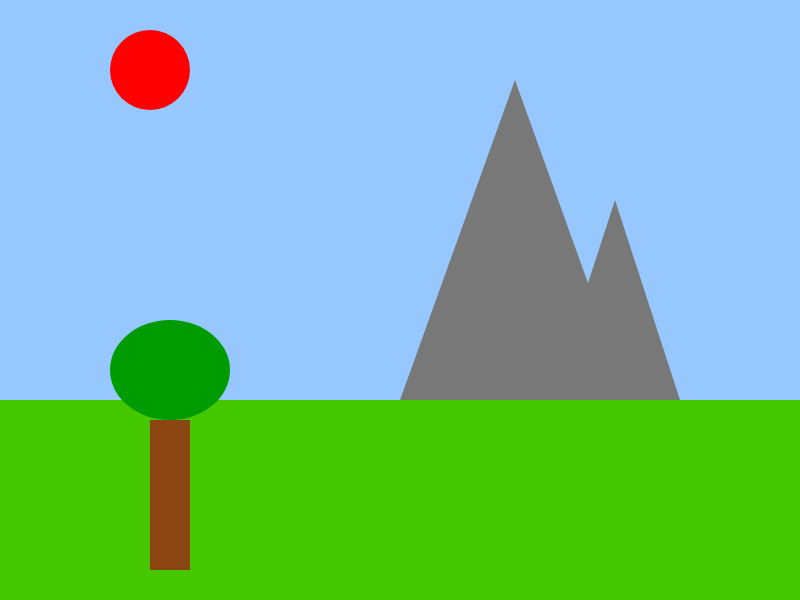
Frame 1 (no input)
Frame 60 (no input): identical to frame 1, image omitted
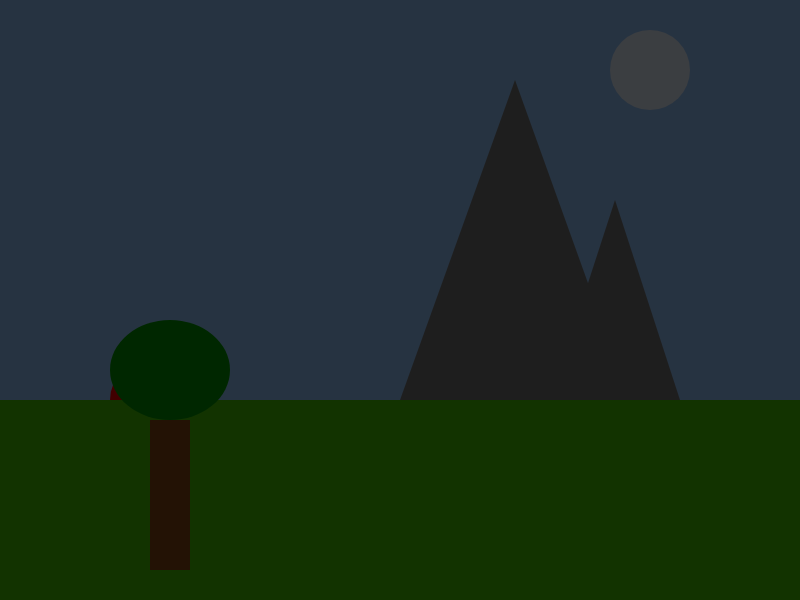
Frame 120 (the mouse pressed at the canvas centre since frame 60)

The p5.js sketch that drew these frames (run headless with seeded random() and noise() and a simulated clock; from frame 60 on, the mouse is pressed at the canvas centre):

// p5.js sketch
// ── sketch.js
var groundHeight;
var mountain1;
var mountain2;

var tree;

var moon;
var sun;
var darkness;

function setup()
{
	createCanvas(800, 600);
	//set the groundHeight proportional to the canvas size
	groundHeight = (height / 3) * 2;

	//initalise the mountain objects with properties to help draw them to the canvas
	mountain1 = {
		x: 400,
		y: groundHeight,
		height: 320,
		width: 230
	};
	mountain2 = {
		x: 550,
		y: groundHeight,
		height: 200,
		width: 130
	};

	//initalise the tree object
	tree = {
		x: 150,
		y: groundHeight + 20,
		trunkWidth: 40,
		trunkHeight: 150,
		canopyWidth: 120,
		canopyHeight: 100
	};

    //initalise the sun 
	sun = {
		x: 150,
		y: 70,
		diameter: 80,
		brightness : 255
	};
    
    //TASK: intialise a moon object with an extra property for brightness

	moon ={
		x: 650,
		y: 70,
		diameter: 80,
		brightness: 0
	}


	//set the initial darkness
	darkness = 0;
}



function draw()
{
	//TASK: update the values for the moons brightness, the sun's position and the darkness.
	//You can either map this to the mouse's location (i.e. the futher left the mouse is the more daylight) or you can just change the values gradually over time.



	//draw the sky
	background(150, 200, 255);
	noStroke();  

	//draw the sun
	fill(255, sun.brightness, 0);
	ellipse(sun.x, sun.y, sun.diameter);
    
    //TASK: you'll need to draw the moon too. Make sure you use brightness to adjust the colour
	fill(255, 255, 255, moon.brightness);
	ellipse(moon.x, moon.y, moon.diameter);

	//draw the ground and make it green
	fill(70, 200, 0);
	rect(0, groundHeight, width, height - groundHeight);

	//draw the mountains
	fill(120);
	triangle(mountain1.x, mountain1.y,
		mountain1.x + mountain1.width, mountain1.y,
		mountain1.x + (mountain1.width / 2), mountain1.y - mountain1.height);

	triangle(mountain2.x, mountain2.y,
		mountain2.x + mountain2.width, mountain2.y,
		mountain2.x + (mountain2.width / 2), mountain2.y - mountain2.height);
    
    //TASK: You can draw the tree yourself
	fill(139,69,19);
	rect(tree.x, tree.y, tree.trunkWidth, tree.trunkHeight);
	fill(0,155,0);
	ellipse(tree.x + (tree.trunkWidth / 2), tree.y - (tree.canopyHeight / 2), tree.canopyWidth, tree.canopyHeight);
    

	//TASK: make the scene dark by drawing a rectangle that covers the whole canvas.
	//Use the alpha value of fill to determine how dark to make it
	fill(0,0,0,darkness);
	rect(0,0,800,600);

}

function mouseMoved(){
	//TASK: use the mouse's position to update the sun's position

	sun.y = max(mouseX,70);
	sun.brightness -= max(mouseX,255)
	
	moon.brightness = min(min(mouseX/2,800),255);
	darkness = min(mouseX/2,190);




	

	




	



	//You'll need to map the mouse's position to the sun's position



	//You'll also need to constrain the sun's position so it doesn't go off the screen


}
